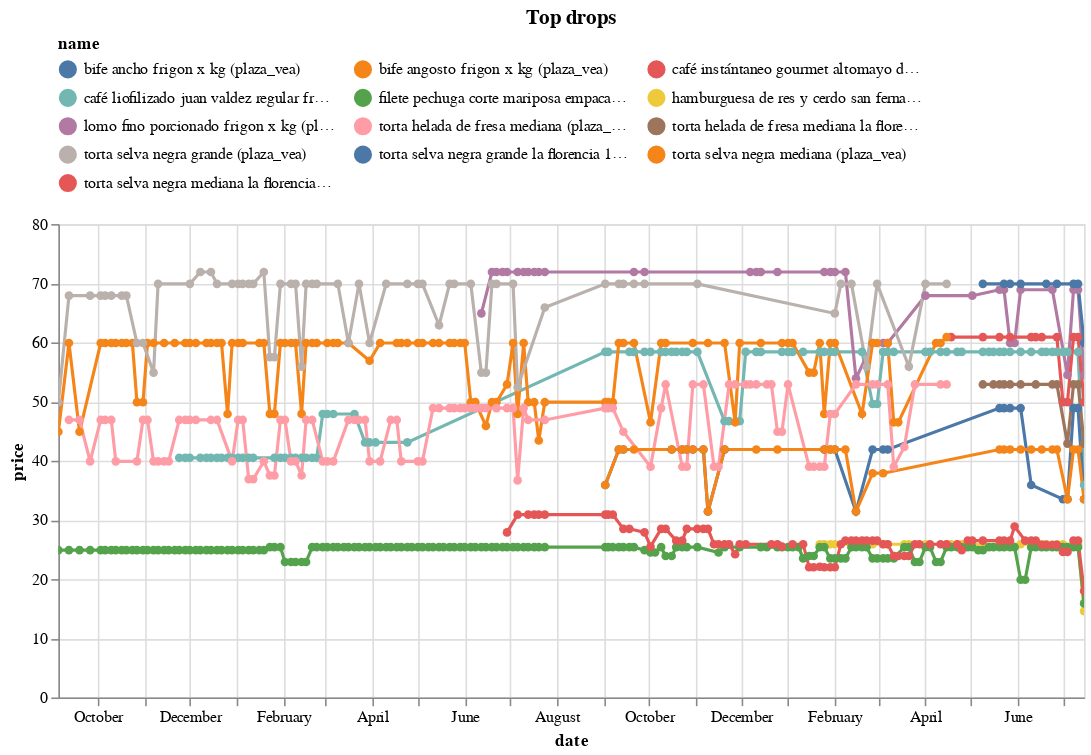

The notebook cell saved with this chart:
### Code cell
(top_changes_abs
 .sort_values('change')
 .head(10)
 .pipe(plot_changes, 'Top drops')
)

### Figure 1 — Vega-Lite specification as saved in the notebook (floating-point values rounded to 4 significant figures; data arrays with more than 128 entries replaced by an {"elided": "..."} marker saying what was removed)
{"config": {"view": {"continuousWidth": 300, "continuousHeight": 300}, "legend": {"columns": 3, "orient": "top"}}, "data": {"name": "data-136b2eb27901fabd4bb6eb9a39022951"}, "mark": {"type": "line", "point": true}, "encoding": {"color": {"field": "name", "scale": {"domain": ["bife ancho frigon x kg (plaza_vea)", "bife angosto frigon x kg (plaza_vea)", "café instántaneo gourmet altomayo doypack 150g (plaza_vea)", "café liofilizado juan valdez regular frasco 190g (plaza_vea)", "filete pechuga corte mariposa empacada al vacío san fernando (plaza_vea)", "hamburguesa de res y cerdo san fernando bolsa 8un (plaza_vea)", "lomo fino porcionado frigon x kg (plaza_vea)", "torta helada de fresa mediana (plaza_vea)", "torta helada de fresa mediana la florencia (plaza_vea)", "torta selva negra grande (plaza_vea)", "torta selva negra grande la florencia 1un (plaza_vea)", "torta selva negra mediana (plaza_vea)", "torta selva negra mediana la florencia 1un (plaza_vea)"]}, "type": "nominal"}, "tooltip": [{"field": "name", "type": "nominal"}, {"field": "price", "type": "quantitative"}, {"field": "last_price", "type": "quantitative"}], "x": {"field": "date", "type": "temporal"}, "y": {"field": "price", "type": "quantitative"}}, "params": [{"name": "param_9", "select": {"type": "point", "fields": ["name"]}, "bind": "legend"}, {"name": "param_10", "select": {"type": "interval", "encodings": ["x", "y"]}, "bind": "scales"}], "title": "Top drops", "transform": [{"filter": {"param": "param_9"}}], "width": 650, "$schema": "https://vega.github.io/schema/vega-lite/v5.17.0.json", "datasets": {"data-136b2eb27901fabd4bb6eb9a39022951": {"elided": "766 records"}}}
